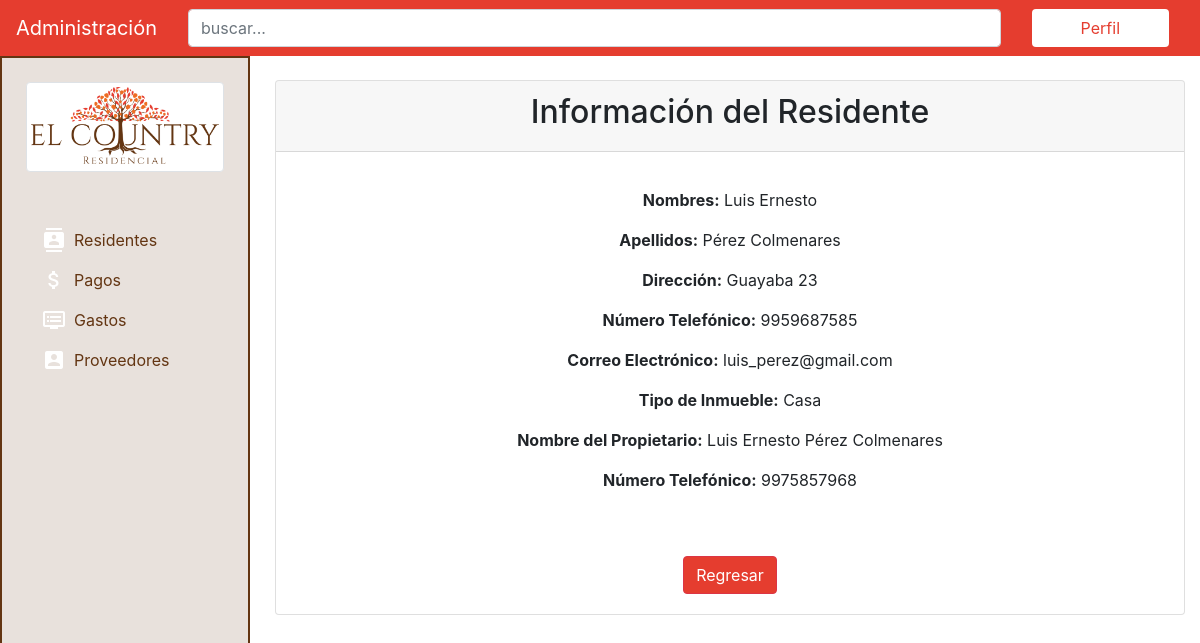
The page /residents/2/ on the database its author committed.
### residents/models.py (models this page shows, shortened)
class Residents(models.Model):
    name = models.CharField(max_length=50, verbose_name="nombre")
    lastname = models.CharField(max_length=50, verbose_name="apellido")
    address = models.CharField(max_length=100, verbose_name="dirección")
    phone_number = models.CharField(max_length=10, verbose_name="número telefónico", blank=True)
    email = models.EmailField(verbose_name="correo electrónico")
    type_of_property = models.CharField(max_length=50, verbose_name="tipo de inmueble")
    owner_name = models.CharField(max_length=100, verbose_name="nombre del propietario")
    owner_phone_number = models.CharField(max_length=10, verbose_name="número telefónico del propietario", blank=True)
    class Meta:
        verbose_name = "Residente"
        verbose_name_plural = "Residentes"
        ordering = ['-lastname']

### residents/views.py (the view)
# urls.py: path('<int:pk>/', ResidentsDetailView.as_view(), name='resident'),
class ResidentsDetailView(DetailView):
    model = Residents

### residents/templates/residents/residents_detail.html
{% extends 'core/base.html' %}{%block title%}Residentes{% endblock %} {% block content%}
<main class="pt-4">
    <div class="container">
        <div class="card">
            <div class="text-center card-header">
                <h2>Información del Residente</h2>
            </div>
            <div class="card-body text-center">
                <p class="card-text">
                    <p><b>Nombres:</b> {{ residents.name}}</p>
                    <p><b>Apellidos:</b> {{ residents.lastname}}</p>
                    <p><b>Dirección:</b> {{ residents.address}}</p>
                    <p><b>Número Telefónico:</b> {{ residents.phone_number }}</p>
                    <p><b>Correo Electrónico:</b> {{ residents.email }}</p>
                    <p><b>Tipo de Inmueble:</b> {{ residents.type_of_property}}</p>
                    <p><b>Nombre del Propietario:</b> {{ residents.owner_name }}</p>
                    <p><b>Número Telefónico:</b> {{ residents.owner_phone_number }}</p>
                </p>
                <a href="{% url 'residents:residents'%}" class="btn btn-danger mt-5">Regresar</a>
            </div>
        </div>
    </div>
</main>
{% endblock %}

### core/static/core/css/styles.css (style rules this page uses)
:root { --primero: #8bc34a; --segundo: #03a9f4; --tercero: #ab47bc; --cuarto: #ffb300; --gris: #ecf0f5; --azul: #25476a; }
html { height: 100%; }
body { min-height: 100%; }
main { margin-left: 260px; position: relative; left: 0; min-height: 100%; }
.btn-danger { background-color: #e53d2f!important; }

### rows shown on the page
Residents: name "Luis Ernesto", lastname "Pérez Colmenares", address "Guayaba 23", phone_number "9959687585", email "luis_perez@gmail.com", type_of_property "Casa", owner_name "Luis Ernesto Pérez Colmenares", owner_phone_number "9975857968"
